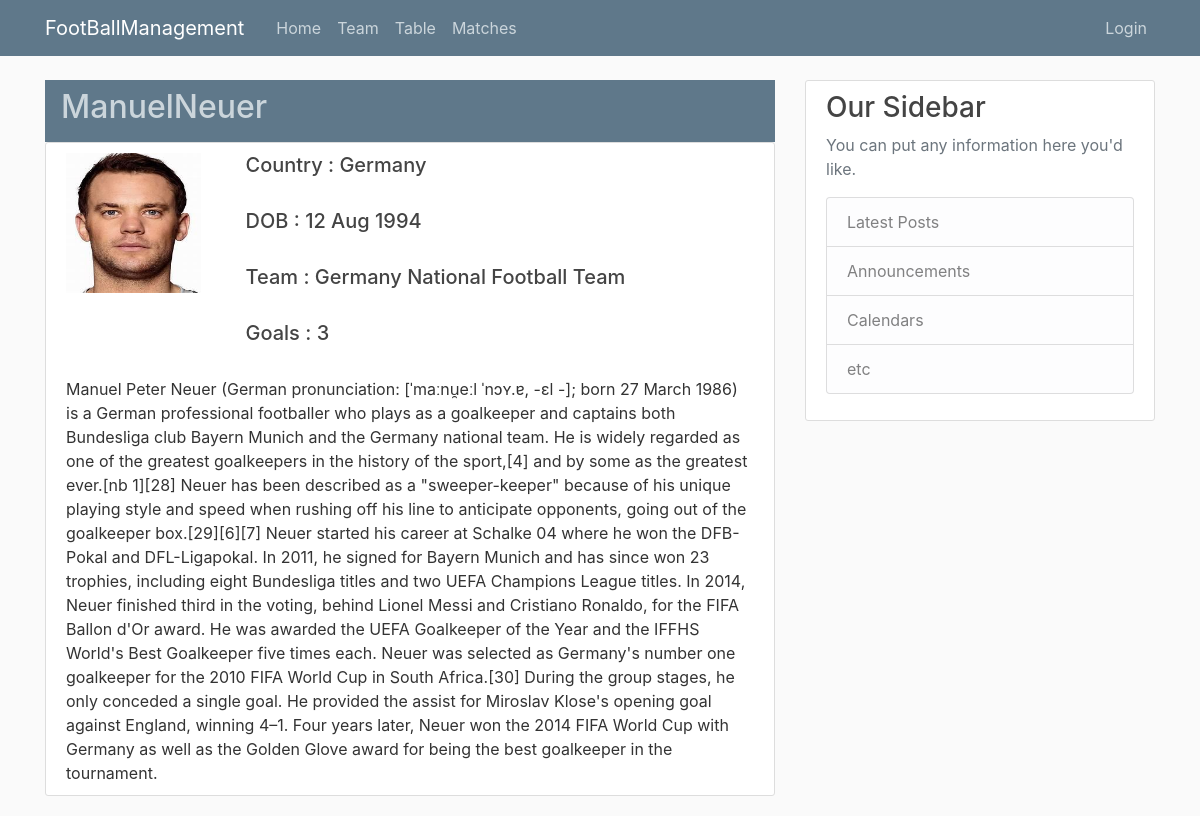
Screenshot of /player/4/ with the database file from the repository.
### users/models.py (models this page shows, shortened)
class player(models.Model):
	user=models.OneToOneField(User,on_delete=models.CASCADE,primary_key=True)
	mobile_number=models.CharField(validators=[RegexValidator(regex=r'\d{10,15}',message="Phone number must be entered in the format: '9343526371")],max_length=13,blank=True)
	nationality=models.CharField(max_length=20,default="Indian")
	date_of_birth=models.DateField()
	team_id=models.ForeignKey(team,on_delete=models.CASCADE)
	content=models.TextField(default="football player")

class Profile(models.Model):
	user=models.OneToOneField(User,on_delete=models.CASCADE)
	image=models.ImageField(default="django1.jpg",upload_to='profile_pics')

### blog/models.py (models this page shows, shortened)
class team(models.Model):
	team_id = models.IntegerField(primary_key=True)
	team_name= models.CharField(max_length=50,unique=True)
	team_country=models.CharField(max_length=60,unique=True)
	team_content=models.TextField(default="International Football Team")
	team_image=models.ImageField(default="django1.jpg",upload_to='team_images/')

### users/views.py (the view)
# urls.py: path('player/<int:pk>/',PlayerDetailView.as_view(),name='player-detail'),
class PlayerDetailView(DetailView):
	model=player
	template_name="users/player_detail.html"
	def get_context_data(self,**kwargs):
		context=super(PlayerDetailView,self).get_context_data(**kwargs)
		context.update({
			'object':self.get_object(),
			'goal':len(goal.objects.filter(player_id=self.get_object().user))
			})
		return context

### users/templates/users/player_detail.html
{% extends "blog/base.html" %}
{% block content %}
    <nav class="navbar navbar-expand-lm bg-steel navbar-dark">
  <h2> <a href="{% url 'user-posts' object.user.username %}" class="article-title1 text-justify">{{ object.user.username }}</a></h2>
</nav>
<div class="container content-section">
<div class="row">
<div class ="col-xl-3">
  <img src="{{object.user.profile.image.url}}" alt="Logo" style="width:135px;height:140px">
</div>
<div class ="col-xl-9">
  <h5>Country : {{object.nationality}}</h5>
  <br>
  <h5>DOB : {{object.date_of_birth|date:"d M Y" }}</h5>
  <br>
  <h5>Team : {{object.team_id.team_name}}</h5>
  <br>
  <h5>Goals : {{goal}}</h5>
</div>
</div>
<br>
<div class="row">
<div class="col-xl-12">{{object.content}}</div>
</div>
</div>
{% endblock content %}

### blog/static/blog/main.css (style rules this page uses)
body { background: #fafafa; color: #333333; margin-top: 5rem; }
h1, h2, h3, h4, h5, h6 { color: #444444; }
.bg-steel { background-color: #5f788a; }
.content-section { background: #ffffff; padding: 10px 20px; border: 1px solid #dddddd; border-radius: 3px; margin-bottom: 20px; }
.article-title1 { color:#cbd5db; }

### rows the page displays
player: user.username "ManuelNeuer", user.profile.image (picture), nationality "Germany", date_of_birth "12 Aug 1994", team_id.team_name "Germany National Football Team", content "Manuel Peter Neuer (German pronunciation: [ˈmaːnu̯eːl ˈnɔʏ.ɐ, -ɛl -]; born 27 March 1986) is a German professional footballer who plays as a goalkeeper and captains both Bundesliga club Bayern Munich and the Germany national team. He is widely regarded as one of the greatest goalkeepers in the history of the sport,[4] and by some as the greatest ever.[nb 1][28] Neuer has been described as a \"sweeper-keeper\" because of his unique playing style and speed when rushing off his line to anticipate opponents, going out of the goalkeeper box.[29][6][7] Neuer started his career at Schalke 04 where he won the DFB-Pokal and DFL-Ligapokal. In 2011, he signed for Bayern Munich and has since won 23…"

### other values shown
{{ goal }} "3"
